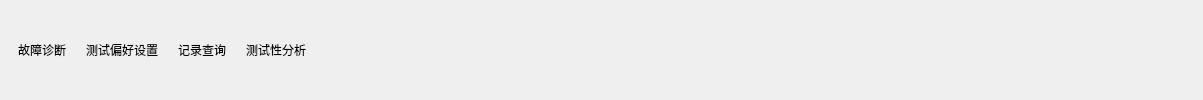
      <widget class="QWidget" name="tab_19">
       <property name="styleSheet">
        <string notr="true">#tab_19{
background-color: rgb(8, 62, 75);
}

QGroupBox{
	background-color: rgba(16, 57, 70, 1);
	border: 0px solid rgb(111, 255, 255);
	margin-top:3.3ex;
	color: rgba(102, 249, 247, 1);
	font: 12pt &quot;微软雅黑&quot;;
}

QGroupBox::title{
	subcontrol-origin: margin;
	subcontrol-position: top center;
	background-color: rgba(19, 67, 79, 1);
	padding: 7 10000px;
}

QLineEdit{
	background-color: rgba(255, 255, 255,0.2);
	border-width:0;
	border-style:outset;
	color: rgba(102, 249, 247, 1);
	font: 12pt &quot;微软雅黑&quot;;
}

QLabel{
	color: rgba(102, 249, 247, 1);
	font: 12pt &quot;微软雅黑&quot;;
}

QRadioButton{
	color: rgba(102, 249, 247, 1);
	font: 12pt &quot;微软雅黑&quot;;
}

QRadioButton::indicator{
	border-color: rgba(255, 255, 255,0);
	background:transparent;
}


QRadioButton::indicator:checked{
	border-image:url(:/widget/images/green.png)
}

QRadioButton::indicator:unchecked{
	border-image:url(:/widget/images/unchecked.png)
}

QPushButton{
	border: 2px solid rgba(61, 255, 255,0.4);
	background-color: rgba(12, 34, 45, 0.6);
	font: 10pt &quot;微软雅黑&quot;;
	color: rgba(102, 249, 247, 1);
	text-align：center;
}

QPushButton::disabled{
	border: 0px;
	color: rgba(102, 249, 247, 0.3);
	text-align：center;
}

QPushButton::pressed{
	border: 2px solid rgba(61, 255, 255,0.8);
	background-color: rgba(12, 34, 45, 1);
	font: 12pt &quot;微软雅黑&quot;;
}

QPushButton::hover{
	border: 2.5px solid rgba(61, 255, 255,0.8);
	background-color: rgba(12, 34, 45, 0.6);
	font: 75 12pt &quot;微软雅黑&quot;;
}

QDoubleSpinBox{
	border: 0px solid rgba(61, 255, 255,0.4);
	background-color: rgba(255, 255, 255, 0.2);
	font: 12pt &quot;Times New Roman&quot;;
	color: rgba(102, 249, 247, 1);
	text-align：center;
	padding-left:10px;
}

</string>
       </property>
       <attribute name="title">
        <string>测试性</string>
       </attribute>
       <layout class="QHBoxLayout" name="horizontalLayout_12">
        <property name="topMargin">
         <number>5</number>
        </property>
        <property name="bottomMargin">
         <number>5</number>
        </property>
        <item>
         <widget class="QToolButton" name="BtnDiagnose">
          <property name="text">
           <string>故障诊断</string>
          </property>
          <property name="iconSize">
           <size>
            <width>32</width>
            <height>32</height>
           </size>
          </property>
          <property name="toolButtonStyle">
           <enum>Qt::ToolButtonTextUnderIcon</enum>
          </property>
          <property name="autoRaise">
           <bool>true</bool>
          </property>
         </widget>
        </item>
        <item>
         <widget class="QToolButton" name="BtnSetTestPreference">
          <property name="text">
           <string>测试偏好设置</string>
          </property>
          <property name="iconSize">
           <size>
            <width>32</width>
            <height>32</height>
           </size>
          </property>
          <property name="toolButtonStyle">
           <enum>Qt::ToolButtonTextUnderIcon</enum>
          </property>
          <property name="autoRaise">
           <bool>true</bool>
          </property>
         </widget>
        </item>
        <item>
         <widget class="QToolButton" name="BtnResultSearch">
          <property name="text">
           <string>记录查询</string>
          </property>
          <property name="iconSize">
           <size>
            <width>32</width>
            <height>32</height>
           </size>
          </property>
          <property name="toolButtonStyle">
           <enum>Qt::ToolButtonTextUnderIcon</enum>
          </property>
          <property name="autoRaise">
           <bool>true</bool>
          </property>
         </widget>
        </item>
        <item>
         <widget class="QToolButton" name="BtnDataAnalyse">
          <property name="text">
           <string>测试性分析</string>
          </property>
          <property name="iconSize">
           <size>
            <width>32</width>
            <height>32</height>
           </size>
          </property>
          <property name="toolButtonStyle">
           <enum>Qt::ToolButtonTextUnderIcon</enum>
          </property>
          <property name="autoRaise">
           <bool>true</bool>
          </property>
         </widget>
        </item>
        <item>
         <spacer name="horizontalSpacer_7">
          <property name="orientation">
           <enum>Qt::Horizontal</enum>
          </property>
          <property name="sizeHint" stdset="0">
           <size>
            <width>879</width>
            <height>20</height>
           </size>
          </property>
         </spacer>
        </item>
       </layout>
      </widget>
